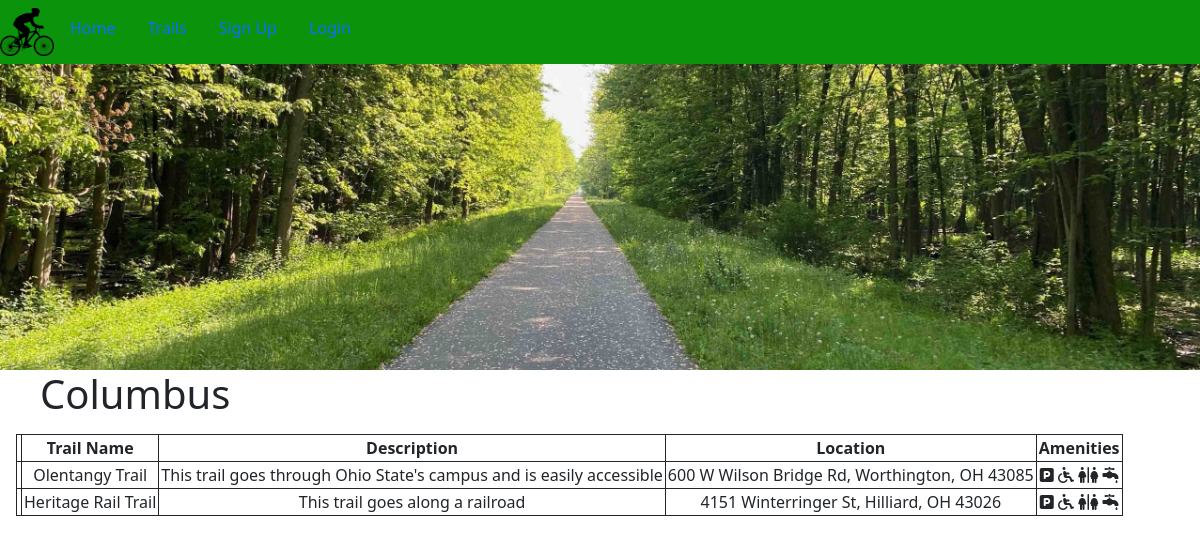
Page /pages/columbus.php on the committed database.
### tables this page shows
CREATE TABLE trails (
    trailId INT PRIMARY KEY,
    trailName VARCHAR(255),
    trailDescription VARCHAR(5000),
    trailLocation VARCHAR(255),
    trailCity VARCHAR(255),
    trailIcons VARCHAR(255)
);

### includes/Trails.php (called while the page is built, shortened)
<?php
class Trail {
    function __construct($conn, $trailInfo) {
        $this->trailName = $trailInfo['trailName'];
        $this->trailDescription = $trailInfo['trailDescription'];
        $this->trailLocation = $trailInfo['trailLocation'];
        $this->trailIcons = $trailInfo['trailIcons'];
    }
    static function getTrailsFromDb($conn, $city) {
        $selectTrails = "SELECT * FROM trails WHERE trailCity=:city";
        $stmt = $conn->prepare($selectTrails);
        $stmt->bindParam(':city', $city, PDO::PARAM_STR);
        $stmt->execute();
        $trailList = array();
        $stmt->setFetchMode(PDO::FETCH_ASSOC);
        foreach($stmt->fetchAll() as $listRow) {
            $trail = new Trail($conn, $listRow);
            $trailList[] = $trail;
        }
        return $trailList;
    }
}

### pages/columbus.php (the view, shortened to what this page needs)
<?php
  include("../includes/navbar.php");
?>
<img class="trailimg" src="../includes/bikeTrail.jpeg">
<h1>Columbus</h1>
<table>
    <tr>
        <th></th>
        <th>Trail Name</th>
        <th>Description</th>
        <th>Location</th>
        <th>Amenities</th>
    </tr>
    <?php
    $data = Trail::getTrailsFromDb($conn, "Columbus");
    foreach ($data as $trail) {
        ?>
        <tr>
            <td>
            </td>
            <td>
                <?php
                    echo $trail->trailName
                ?>
            </td>
            <td>
                <?php
                    echo $trail->trailDescription
                ?>
            </td>
            <td>
                <?php
                    echo $trail->trailLocation
                ?>
            </td>
            <td>
                <?php
                    echo $trail->trailIcons;
                ?>
            </td>
        </tr>
        <?php
    }
    ?>
</table>

### includes/trails.css (style rules this page uses)
table, th, td { border: 1px solid; text-align: center; padding: 2px; margin: 1em; }
.trailimg { width: 100%; }
h1 { margin-left: 1em; }

### rows in the picture
trails: trailName "Olentangy Trail", trailDescription "This trail goes through Ohio State's campus and is easily accessible", trailLocation "600 W Wilson Bridge Rd, Worthington, OH 43085"
trails: trailName "Heritage Rail Trail", trailDescription "This trail goes along a railroad", trailLocation "4151 Winterringer St, Hilliard, OH 43026"
